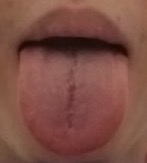
#> input picture image/a1.jpg, 147 x 163 px
$ python -i PolynomialColorCorrection.py   (imports and definitions only)
#> lines starting #> are read from the running program, lines starting #| are printed output that depends on the picture
import argparse
import numpy as np
import csv
from PIL import Image, ImageDraw, ImageFont
from sklearn.preprocessing import PolynomialFeatures

class PolynomialColorCorrection():
    def __init__(self):
        pass
    def gamma_table(self,gamma_r, gamma_g, gamma_b, gain_r=1.0, gain_g=1.0, gain_b=1.0):
        r_tbl = [min(255, int((x / 255.) ** (gamma_r) * gain_r * 255.)) for x in range(256)]
        g_tbl = [min(255, int((x / 255.) ** (gamma_g) * gain_g * 255.)) for x in range(256)]
        b_tbl = [min(255, int((x / 255.) ** (gamma_b) * gain_b * 255.)) for x in range(256)]
        return r_tbl + g_tbl + b_tbl

    def applyGamma(self,img, gamma=1.0):
        inv_gamma = 1. / gamma
        return img.point(self.gamma_table(inv_gamma, inv_gamma, inv_gamma))

    def deGamma(self,img, gamma=1.0):
        return img.point(self.gamma_table(gamma, gamma, gamma))
    def conv_sRGB2XYZ(self,rgb):
        M = np.array([[0.412391, 0.357584, 0.180481],
                      [0.212639, 0.715169, 0.072192],
                      [0.019331, 0.119195, 0.950532]])
        return np.dot(M, rgb.T).T

    def sRGB2XYZ(self,img):
        rgb2xyz = (
            0.412391, 0.357584, 0.180481, 0,
            0.212639, 0.715169, 0.072192, 0,
            0.019331, 0.119195, 0.950532, 0
        )
        return img.convert("RGB", rgb2xyz)
    def conv_sXYZ2RGB(self,rgb):
        M = np.array([[3.240970, -1.537383, -0.498611],
                      [-0.969244, 1.875968, 0.041555],
                      [0.055630, -0.203977, 1.056972]])
        return np.matmul(rgb, M.T)

    def XYZ2sRGB(self,img):
        xyz2rgb = (3.240970, -1.537383, -0.498611, 0,
                   -0.969244, 1.875968, 0.041555, 0,
                   0.055630, -0.203977, 1.056972, 0)
        return img.convert("RGB", xyz2rgb)
    def correctColor(self, img):
        return img.convert("RGB", tuple(self.ccm.transpose().flatten()))
    def train(self,source,ref):
        reference_raw = np.loadtxt(ref, delimiter=",", skiprows=1, usecols=(1, 2, 3))
        source_raw = np.loadtxt(source, delimiter=",", skiprows=1, usecols=(1, 2, 3))

        reference_linear = np.power(reference_raw, 1.0)
        source_linear = np.power(source_raw, 1.0)

        reference_xyz = self.conv_sRGB2XYZ(reference_linear)
        source_xyz = self.conv_sRGB2XYZ(source_linear)

        source_xyz_hm = np.append(source_xyz, np.ones((24, 1)), axis=1)

        ccm = np.linalg.pinv(source_xyz_hm).dot(reference_xyz)
        self.ccm = ccm
    def predict(self,input):
#> called with input = '../image/a1.jpg'
        input_img = Image.open(input, 'r').convert("RGB")
#> input_img is the input picture: PIL image 147x163 RGB; mean R, G, B 124.6, 77.9, 67.9
        input_img = self.deGamma(input_img, gamma=1.0)
        input_img = self.sRGB2XYZ(input_img)
#> in sRGB2XYZ, `return img.convert("RGB", rgb2xyz)`:
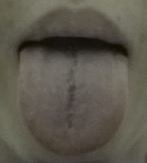
#> returned value: PIL image 147x163 RGB; mean R, G, B 91.5, 87.1, 76.2
        input_img = self.correctColor(input_img)

        input_img = self.XYZ2sRGB(input_img)
        input_img = self.applyGamma(input_img, gamma=1.0)
        return input_img

#> (the run stopped early here; a loop or call above may not have finished)

$ run again, on image/a2.jpg
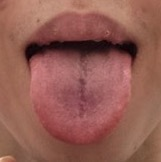
#> input picture image/a2.jpg, 161 x 162 px
#> in predict, input_img is the input picture: PIL image 161x162 RGB; mean R, G, B 146.9, 92.9, 83.2
#> in sRGB2XYZ, `return img.convert("RGB", rgb2xyz)`:
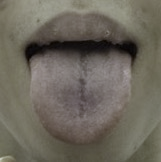
#> returned value: PIL image 161x162 RGB; mean R, G, B 108.8, 103.7, 93

$ run again, on image/a3.jpg
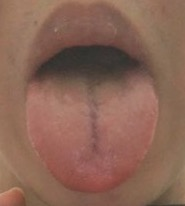
#> input picture image/a3.jpg, 185 x 206 px
#> in predict, input_img is the input picture: PIL image 185x206 RGB; mean R, G, B 138.1, 100.7, 85.5
#> in sRGB2XYZ, `return img.convert("RGB", rgb2xyz)`:
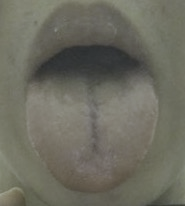
#> returned value: PIL image 185x206 RGB; mean R, G, B 108.4, 107.5, 95.9

$ run again, on image/a4.jpg
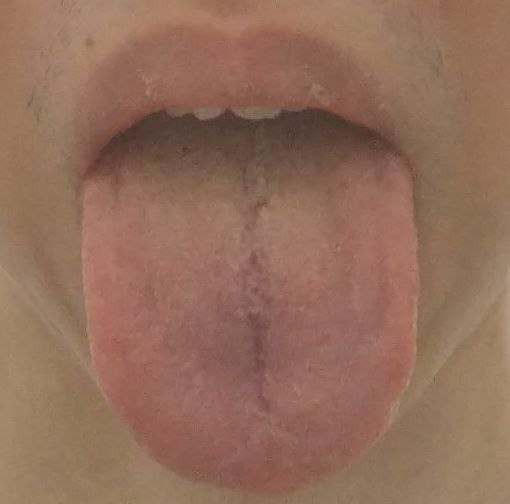
#> input picture image/a4.jpg, 510 x 504 px
#> in predict, input_img is the input picture: PIL image 510x504 RGB; mean R, G, B 146.8, 109.1, 90.5
#> in sRGB2XYZ, `return img.convert("RGB", rgb2xyz)`:
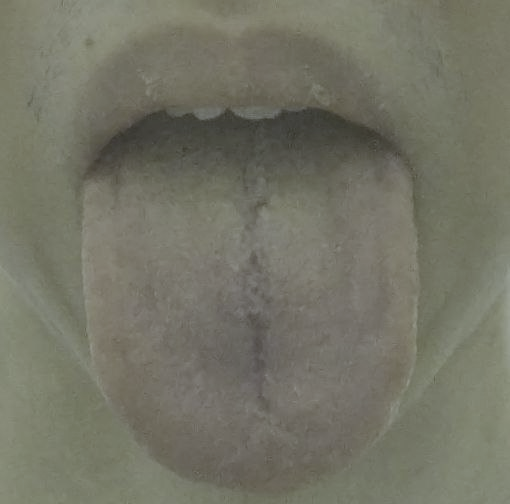
#> returned value: PIL image 510x504 RGB; mean R, G, B 115.9, 115.7, 101.8
